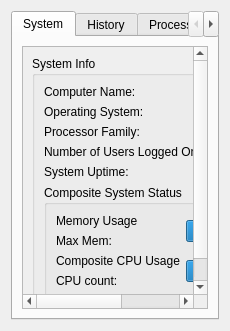
<?xml version="1.0" encoding="UTF-8"?>
<ui version="4.0">
 <class>Form</class>
 <widget class="QWidget" name="Form">
  <property name="geometry">
   <rect>
    <x>0</x>
    <y>0</y>
    <width>230</width>
    <height>331</height>
   </rect>
  </property>
  <property name="maximumSize">
   <size>
    <width>16777215</width>
    <height>16777215</height>
   </size>
  </property>
  <property name="windowTitle">
   <string>Form</string>
  </property>
  <layout class="QHBoxLayout" name="horizontalLayout">
   <item>
    <widget class="QTabWidget" name="tabWidget">
     <property name="sizePolicy">
      <sizepolicy hsizetype="Preferred" vsizetype="Preferred">
       <horstretch>0</horstretch>
       <verstretch>0</verstretch>
      </sizepolicy>
     </property>
     <property name="currentIndex">
      <number>0</number>
     </property>
     <widget class="QWidget" name="tab">
      <attribute name="title">
       <string>System</string>
      </attribute>
      <layout class="QVBoxLayout" name="verticalLayout">
       <item>
        <widget class="QScrollArea" name="scrollArea">
         <property name="widgetResizable">
          <bool>true</bool>
         </property>
         <widget class="QWidget" name="scrollAreaWidgetContents">
          <property name="geometry">
           <rect>
            <x>0</x>
            <y>0</y>
            <width>320</width>
            <height>293</height>
           </rect>
          </property>
          <layout class="QVBoxLayout" name="verticalLayout_2">
           <item>
            <widget class="QGroupBox" name="groupBox_3">
             <property name="sizePolicy">
              <sizepolicy hsizetype="Preferred" vsizetype="Preferred">
               <horstretch>0</horstretch>
               <verstretch>0</verstretch>
              </sizepolicy>
             </property>
             <property name="minimumSize">
              <size>
               <width>0</width>
               <height>0</height>
              </size>
             </property>
             <property name="title">
              <string>System Info</string>
             </property>
             <layout class="QGridLayout" name="gridLayout_4">
              <item row="0" column="0">
               <layout class="QGridLayout" name="gridLayout_7">
                <item row="0" column="0">
                 <widget class="QLabel" name="labelComputerName">
                  <property name="sizePolicy">
                   <sizepolicy hsizetype="Preferred" vsizetype="Preferred">
                    <horstretch>0</horstretch>
                    <verstretch>0</verstretch>
                   </sizepolicy>
                  </property>
                  <property name="minimumSize">
                   <size>
                    <width>0</width>
                    <height>0</height>
                   </size>
                  </property>
                  <property name="text">
                   <string>Computer Name: </string>
                  </property>
                 </widget>
                </item>
                <item row="1" column="0">
                 <widget class="QLabel" name="labelOS">
                  <property name="sizePolicy">
                   <sizepolicy hsizetype="Preferred" vsizetype="Preferred">
                    <horstretch>0</horstretch>
                    <verstretch>0</verstretch>
                   </sizepolicy>
                  </property>
                  <property name="minimumSize">
                   <size>
                    <width>0</width>
                    <height>0</height>
                   </size>
                  </property>
                  <property name="text">
                   <string>Operating System:</string>
                  </property>
                 </widget>
                </item>
                <item row="2" column="0">
                 <widget class="QLabel" name="labelProcFam">
                  <property name="sizePolicy">
                   <sizepolicy hsizetype="Preferred" vsizetype="Preferred">
                    <horstretch>0</horstretch>
                    <verstretch>0</verstretch>
                   </sizepolicy>
                  </property>
                  <property name="minimumSize">
                   <size>
                    <width>0</width>
                    <height>0</height>
                   </size>
                  </property>
                  <property name="text">
                   <string>Processor Family:</string>
                  </property>
                 </widget>
                </item>
                <item row="3" column="0">
                 <widget class="QLabel" name="labelNUsers">
                  <property name="sizePolicy">
                   <sizepolicy hsizetype="Preferred" vsizetype="Preferred">
                    <horstretch>0</horstretch>
                    <verstretch>0</verstretch>
                   </sizepolicy>
                  </property>
                  <property name="minimumSize">
                   <size>
                    <width>0</width>
                    <height>0</height>
                   </size>
                  </property>
                  <property name="text">
                   <string>Number of Users Logged On:</string>
                  </property>
                 </widget>
                </item>
                <item row="4" column="0">
                 <widget class="QLabel" name="labelUptime">
                  <property name="sizePolicy">
                   <sizepolicy hsizetype="Preferred" vsizetype="Preferred">
                    <horstretch>0</horstretch>
                    <verstretch>0</verstretch>
                   </sizepolicy>
                  </property>
                  <property name="minimumSize">
                   <size>
                    <width>0</width>
                    <height>0</height>
                   </size>
                  </property>
                  <property name="text">
                   <string>System Uptime: </string>
                  </property>
                 </widget>
                </item>
               </layout>
              </item>
              <item row="1" column="0">
               <widget class="QGroupBox" name="groupBox_5">
                <property name="sizePolicy">
                 <sizepolicy hsizetype="Expanding" vsizetype="Expanding">
                  <horstretch>0</horstretch>
                  <verstretch>0</verstretch>
                 </sizepolicy>
                </property>
                <property name="minimumSize">
                 <size>
                  <width>0</width>
                  <height>0</height>
                 </size>
                </property>
                <property name="font">
                 <font>
                  <weight>50</weight>
                  <bold>false</bold>
                  <underline>false</underline>
                 </font>
                </property>
                <property name="title">
                 <string>Composite System Status</string>
                </property>
                <layout class="QGridLayout" name="gridLayout_6">
                 <item row="0" column="0">
                  <widget class="QLabel" name="labelMemUsage">
                   <property name="font">
                    <font>
                     <underline>false</underline>
                    </font>
                   </property>
                   <property name="text">
                    <string>Memory Usage</string>
                   </property>
                  </widget>
                 </item>
                 <item row="3" column="0">
                  <widget class="QLabel" name="labelCPUCount">
                   <property name="text">
                    <string>CPU count:</string>
                   </property>
                  </widget>
                 </item>
                 <item row="1" column="0">
                  <widget class="QLabel" name="labelMaxMem">
                   <property name="text">
                    <string>Max Mem:</string>
                   </property>
                  </widget>
                 </item>
                 <item row="2" column="0">
                  <widget class="QLabel" name="label_102">
                   <property name="font">
                    <font>
                     <underline>false</underline>
                    </font>
                   </property>
                   <property name="text">
                    <string>Composite CPU Usage</string>
                   </property>
                  </widget>
                 </item>
                 <item row="2" column="1" rowspan="2">
                  <widget class="QProgressBar" name="progressBarStatusCPU">
                   <property name="sizePolicy">
                    <sizepolicy hsizetype="Preferred" vsizetype="Fixed">
                     <horstretch>0</horstretch>
                     <verstretch>0</verstretch>
                    </sizepolicy>
                   </property>
                   <property name="value">
                    <number>24</number>
                   </property>
                  </widget>
                 </item>
                 <item row="0" column="1" rowspan="2">
                  <widget class="QProgressBar" name="progressBarStatusMemory">
                   <property name="sizePolicy">
                    <sizepolicy hsizetype="Preferred" vsizetype="Fixed">
                     <horstretch>0</horstretch>
                     <verstretch>0</verstretch>
                    </sizepolicy>
                   </property>
                   <property name="value">
                    <number>24</number>
                   </property>
                  </widget>
                 </item>
                </layout>
               </widget>
              </item>
             </layout>
            </widget>
           </item>
          </layout>
         </widget>
        </widget>
       </item>
      </layout>
     </widget>
     <widget class="QWidget" name="tab_2">
      <attribute name="title">
       <string>History</string>
      </attribute>
      <layout class="QHBoxLayout" name="horizontalLayout_2">
       <item>
        <widget class="QFrame" name="framePlot">
         <property name="frameShape">
          <enum>QFrame::StyledPanel</enum>
         </property>
         <property name="frameShadow">
          <enum>QFrame::Raised</enum>
         </property>
        </widget>
       </item>
      </layout>
     </widget>
     <widget class="QWidget" name="tab_3">
      <attribute name="title">
       <string>Processes</string>
      </attribute>
      <layout class="QVBoxLayout" name="verticalLayout_3">
       <item>
        <layout class="QHBoxLayout" name="horizontalLayout_3">
         <item>
          <widget class="QLabel" name="labelLastUpdate">
           <property name="minimumSize">
            <size>
             <width>0</width>
             <height>0</height>
            </size>
           </property>
           <property name="maximumSize">
            <size>
             <width>300</width>
             <height>16777215</height>
            </size>
           </property>
           <property name="text">
            <string>Last Update: </string>
           </property>
          </widget>
         </item>
        </layout>
       </item>
       <item>
        <widget class="QTableWidget" name="tableWidgetProcess">
         <property name="sizePolicy">
          <sizepolicy hsizetype="Preferred" vsizetype="Preferred">
           <horstretch>100</horstretch>
           <verstretch>100</verstretch>
          </sizepolicy>
         </property>
         <property name="minimumSize">
          <size>
           <width>0</width>
           <height>0</height>
          </size>
         </property>
         <property name="editTriggers">
          <set>QAbstractItemView::NoEditTriggers</set>
         </property>
         <property name="sortingEnabled">
          <bool>true</bool>
         </property>
         <property name="rowCount">
          <number>10</number>
         </property>
         <property name="columnCount">
          <number>5</number>
         </property>
         <attribute name="horizontalHeaderDefaultSectionSize">
          <number>57</number>
         </attribute>
         <attribute name="horizontalHeaderShowSortIndicator" stdset="0">
          <bool>true</bool>
         </attribute>
         <attribute name="horizontalHeaderStretchLastSection">
          <bool>true</bool>
         </attribute>
         <attribute name="verticalHeaderVisible">
          <bool>false</bool>
         </attribute>
         <attribute name="verticalHeaderDefaultSectionSize">
          <number>20</number>
         </attribute>
         <attribute name="verticalHeaderStretchLastSection">
          <bool>true</bool>
         </attribute>
         <row/>
         <row/>
         <row/>
         <row/>
         <row/>
         <row/>
         <row/>
         <row/>
         <row/>
         <row/>
         <column>
          <property name="text">
           <string>PID</string>
          </property>
         </column>
         <column>
          <property name="text">
           <string>USER</string>
          </property>
         </column>
         <column>
          <property name="text">
           <string>CPU%</string>
          </property>
         </column>
         <column>
          <property name="text">
           <string>MEM%</string>
          </property>
         </column>
         <column>
          <property name="text">
           <string>NAME</string>
          </property>
         </column>
        </widget>
       </item>
       <item>
        <layout class="QHBoxLayout" name="horizontalLayout_7">
         <item>
          <spacer name="horizontalSpacer">
           <property name="orientation">
            <enum>Qt::Horizontal</enum>
           </property>
           <property name="sizeHint" stdset="0">
            <size>
             <width>40</width>
             <height>20</height>
            </size>
           </property>
          </spacer>
         </item>
         <item>
          <widget class="QPushButton" name="pushButtonUpdate">
           <property name="minimumSize">
            <size>
             <width>0</width>
             <height>0</height>
            </size>
           </property>
           <property name="maximumSize">
            <size>
             <width>80</width>
             <height>15</height>
            </size>
           </property>
           <property name="font">
            <font>
             <pointsize>7</pointsize>
            </font>
           </property>
           <property name="text">
            <string>Hold Updates</string>
           </property>
          </widget>
         </item>
        </layout>
       </item>
      </layout>
     </widget>
     <widget class="QWidget" name="tab_5">
      <attribute name="title">
       <string>Users</string>
      </attribute>
      <layout class="QVBoxLayout" name="verticalLayout_6">
       <item>
        <widget class="QGroupBox" name="groupBox">
         <property name="title">
          <string>Sort</string>
         </property>
         <layout class="QHBoxLayout" name="horizontalLayout_6">
          <property name="topMargin">
           <number>3</number>
          </property>
          <property name="bottomMargin">
           <number>2</number>
          </property>
          <item>
           <widget class="QRadioButton" name="radioButtonCPU">
            <property name="sizePolicy">
             <sizepolicy hsizetype="Preferred" vsizetype="Fixed">
              <horstretch>0</horstretch>
              <verstretch>0</verstretch>
             </sizepolicy>
            </property>
            <property name="minimumSize">
             <size>
              <width>0</width>
              <height>0</height>
             </size>
            </property>
            <property name="text">
             <string>CPU</string>
            </property>
           </widget>
          </item>
          <item>
           <widget class="QRadioButton" name="radioButtonMem">
            <property name="sizePolicy">
             <sizepolicy hsizetype="Preferred" vsizetype="Fixed">
              <horstretch>0</horstretch>
              <verstretch>0</verstretch>
             </sizepolicy>
            </property>
            <property name="minimumSize">
             <size>
              <width>0</width>
              <height>0</height>
             </size>
            </property>
            <property name="text">
             <string>Memory</string>
            </property>
            <property name="checked">
             <bool>true</bool>
            </property>
           </widget>
          </item>
         </layout>
        </widget>
       </item>
       <item>
        <widget class="QFrame" name="frameBar">
         <property name="sizePolicy">
          <sizepolicy hsizetype="Preferred" vsizetype="Expanding">
           <horstretch>0</horstretch>
           <verstretch>0</verstretch>
          </sizepolicy>
         </property>
         <property name="frameShape">
          <enum>QFrame::StyledPanel</enum>
         </property>
         <property name="frameShadow">
          <enum>QFrame::Raised</enum>
         </property>
        </widget>
       </item>
      </layout>
     </widget>
     <widget class="QWidget" name="tab_4">
      <attribute name="title">
       <string>Options</string>
      </attribute>
      <layout class="QHBoxLayout" name="horizontalLayout_4">
       <item>
        <widget class="QScrollArea" name="scrollArea_2">
         <property name="widgetResizable">
          <bool>true</bool>
         </property>
         <widget class="QWidget" name="scrollAreaWidgetContents_2">
          <property name="geometry">
           <rect>
            <x>0</x>
            <y>0</y>
            <width>303</width>
            <height>244</height>
           </rect>
          </property>
          <layout class="QHBoxLayout" name="horizontalLayout_5">
           <item>
            <widget class="QGroupBox" name="groupBox_6">
             <property name="minimumSize">
              <size>
               <width>0</width>
               <height>0</height>
              </size>
             </property>
             <property name="title">
              <string>Display Period</string>
             </property>
             <layout class="QVBoxLayout" name="verticalLayout_5">
              <item>
               <widget class="QRadioButton" name="radioButton60Secs">
                <property name="text">
                 <string>60 Seconds</string>
                </property>
                <property name="checked">
                 <bool>true</bool>
                </property>
               </widget>
              </item>
              <item>
               <widget class="QRadioButton" name="radioButton300Secs">
                <property name="text">
                 <string>300 Seconds</string>
                </property>
               </widget>
              </item>
              <item>
               <widget class="QRadioButton" name="radioButton600Secs">
                <property name="text">
                 <string>600 Seconds</string>
                </property>
               </widget>
              </item>
              <item>
               <widget class="QRadioButton" name="radioButton3600Secs">
                <property name="text">
                 <string>3600 Seconds</string>
                </property>
               </widget>
              </item>
              <item>
               <spacer name="verticalSpacer">
                <property name="orientation">
                 <enum>Qt::Vertical</enum>
                </property>
                <property name="sizeHint" stdset="0">
                 <size>
                  <width>20</width>
                  <height>40</height>
                 </size>
                </property>
               </spacer>
              </item>
             </layout>
            </widget>
           </item>
           <item>
            <widget class="QGroupBox" name="groupBox_4">
             <property name="minimumSize">
              <size>
               <width>0</width>
               <height>0</height>
              </size>
             </property>
             <property name="title">
              <string>Update Rate</string>
             </property>
             <layout class="QVBoxLayout" name="verticalLayout_4">
              <item>
               <widget class="QRadioButton" name="radioButton1Sec">
                <property name="text">
                 <string>1 Second</string>
                </property>
               </widget>
              </item>
              <item>
               <widget class="QRadioButton" name="radioButton2Secs">
                <property name="text">
                 <string>2 Seconds</string>
                </property>
                <property name="checked">
                 <bool>true</bool>
                </property>
               </widget>
              </item>
              <item>
               <widget class="QRadioButton" name="radioButton5Secs">
                <property name="text">
                 <string>5 Seconds</string>
                </property>
               </widget>
              </item>
              <item>
               <widget class="QRadioButton" name="radioButton10Secs">
                <property name="text">
                 <string>10 Seconds</string>
                </property>
               </widget>
              </item>
              <item>
               <spacer name="verticalSpacer_2">
                <property name="orientation">
                 <enum>Qt::Vertical</enum>
                </property>
                <property name="sizeHint" stdset="0">
                 <size>
                  <width>20</width>
                  <height>40</height>
                 </size>
                </property>
               </spacer>
              </item>
             </layout>
            </widget>
           </item>
          </layout>
         </widget>
        </widget>
       </item>
      </layout>
     </widget>
    </widget>
   </item>
  </layout>
 </widget>
 <resources/>
 <connections/>
</ui>
